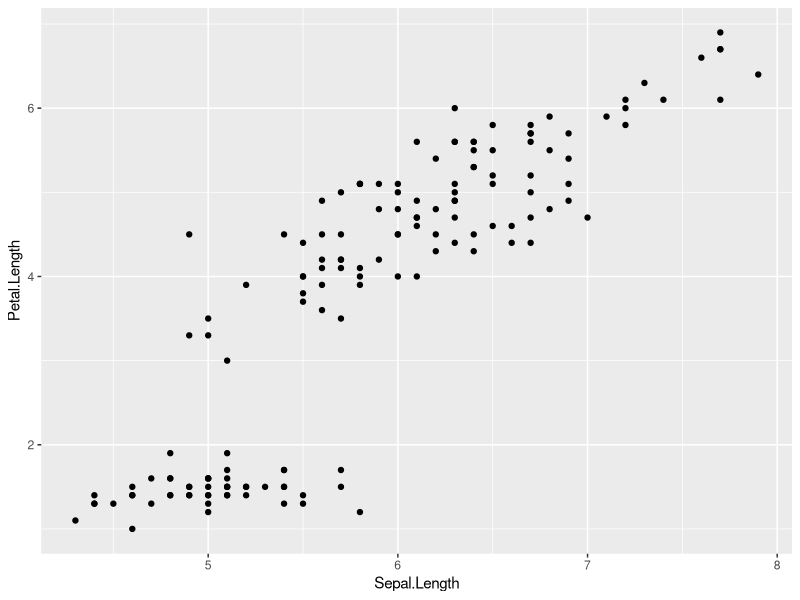
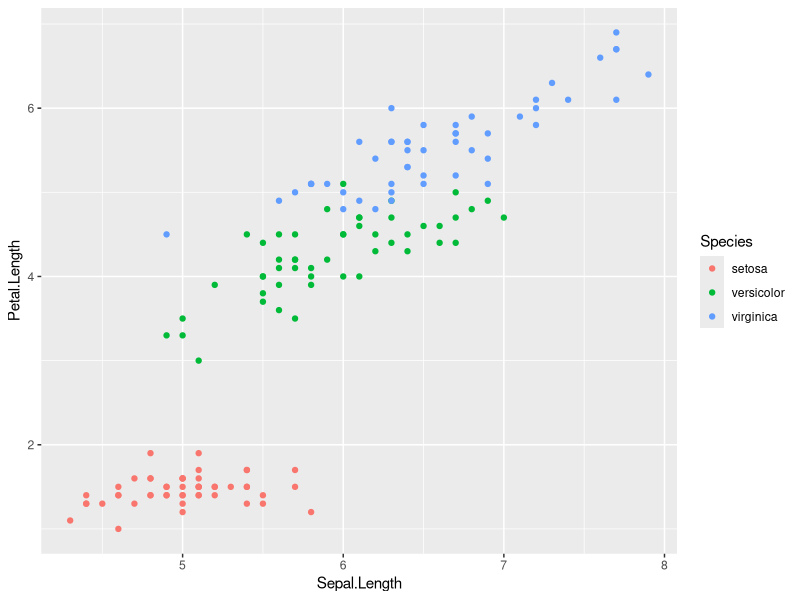
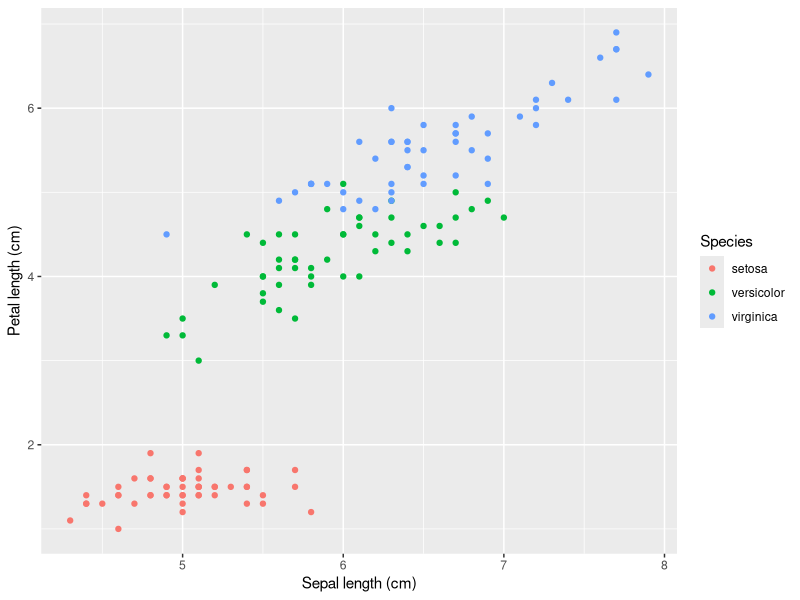
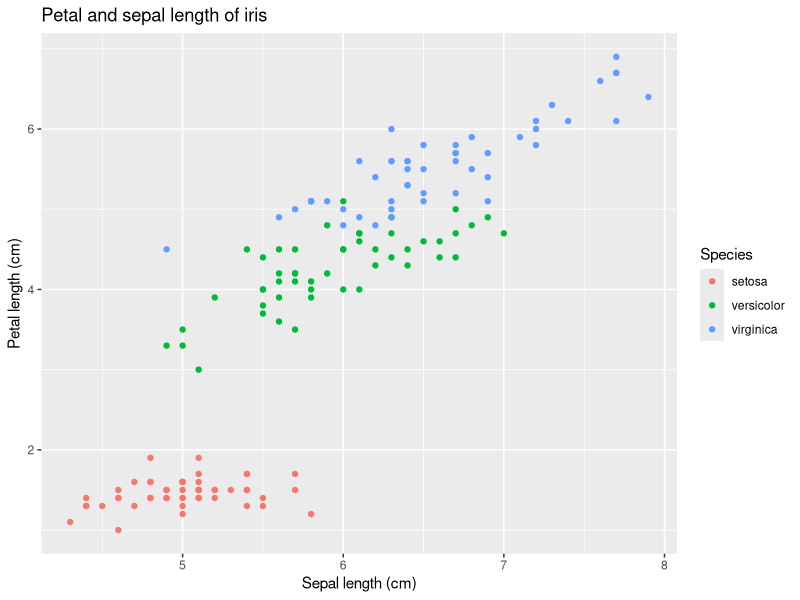
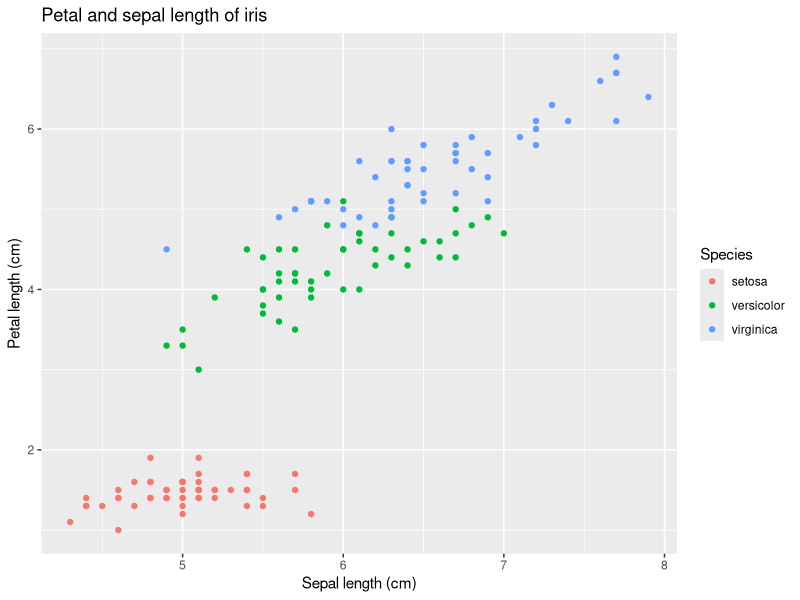
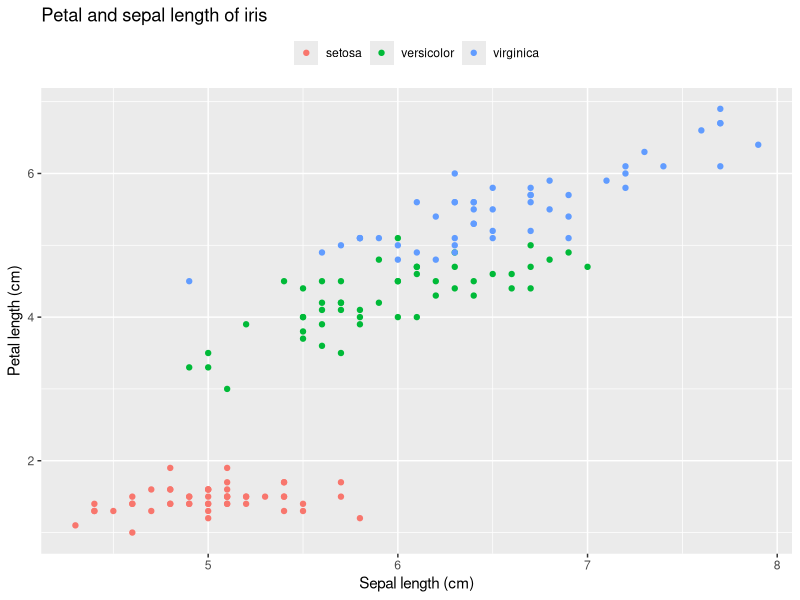
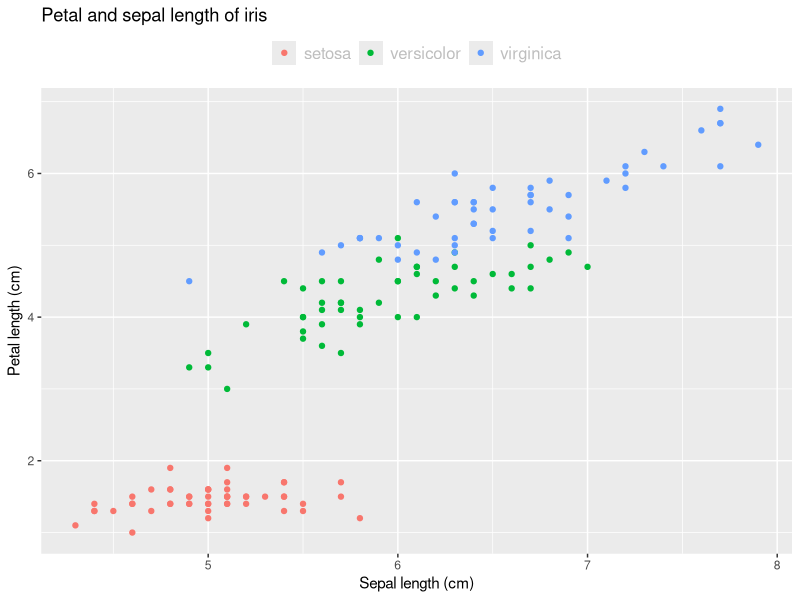
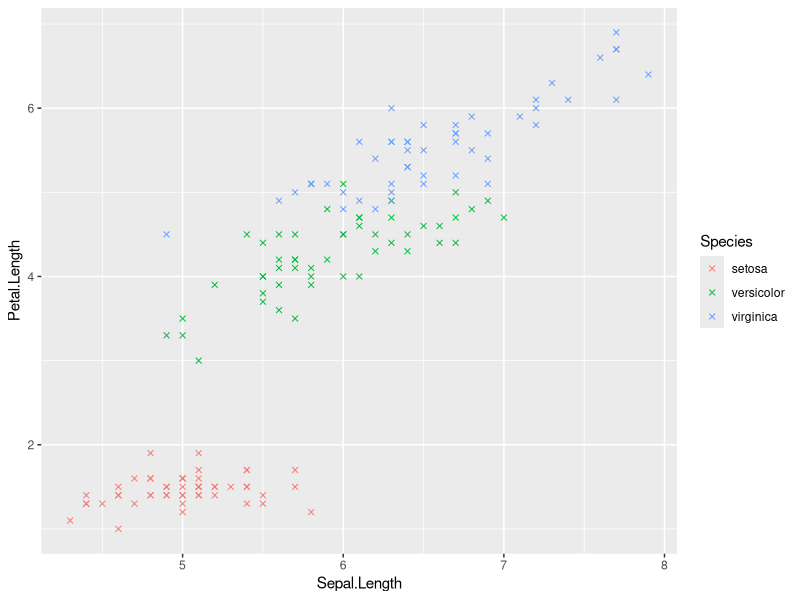

The R script that drew these images, in order:
## ---- chunk 1
knitr::opts_chunk$set(echo = TRUE, warning=FALSE, message=FALSE )
## ---- chunk 2
# Install new packages
#install.packages("tidyverse")

# Library packages
library(tidyverse)
## ---- chunk 3
str(iris)
head(iris)
## ---- chunk 4
str(mpg)
head(mpg)
## ---- chunk 5
ggplot(iris, aes(Sepal.Length, Petal.Length)) +
  geom_point()
## ---- chunk 6
p <- ggplot(iris, aes(Sepal.Length, Petal.Length, colour = Species)) +
  geom_point()

p
## ---- chunk 7
p2 <- p + labs(y="Petal length (cm)", x = "Sepal length (cm)")

p2
## ---- chunk 8
p2 + ggtitle("Petal and sepal length of iris") 
## ---- chunk 9
p3 <- ggplot(iris, aes(Sepal.Length, Petal.Length, colour = Species)) +
  geom_point() +
  labs(y="Petal length (cm)", x = "Sepal length (cm)") +
  ggtitle("Petal and sepal length of iris")

p3
## ---- chunk 10
p3 + 
  theme(legend.title=element_blank(),
        legend.position="top")
## ---- chunk 11
?theme
## ---- chunk 12
p3 + 
  theme(legend.title=element_blank(),
        legend.position="top",
        legend.text = element_text(colour = "grey", size = 12)) 
## ---- chunk 13
p4 <- ggplot(iris, aes(Sepal.Length, Petal.Length, colour = Species)) +
  geom_point(shape = 4)
p4
## ---- chunk 14
p5 <- p4 +
  geom_smooth(method = lm)
p5
## ---- chunk 15
p5 +
  facet_wrap(. ~ Species) + 
  theme(legend.position = "none")
## ---- chunk 16
p6 <- ggplot(mpg, aes(x = fct_infreq(manufacturer))) +
  geom_bar(fill = "#005EB8")

p6
## ---- chunk 17
p6 + 
  theme_minimal() +
  labs(y="Count", x = "Manufacturer")  +
  geom_text(stat = "count", aes(label = after_stat(count)), vjust = 0) +
  theme(axis.text.x = element_text(angle = 45))
## ---- chunk 18
ggplot(data=mpg, aes(x=hwy)) +
    geom_histogram(
      col="white",
       fill="#005EB8",
       binwidth = 5)
## ---- chunk 19
p7 <- ggplot(mpg, aes(x = fct_infreq(manufacturer), fill = drv)) +
  geom_bar() 

p7
## ---- chunk 20
p7 +
  scale_fill_manual(values=c("#005EB8", "#009639", "#ED8B00"))+
  geom_text(stat = "count", aes(label = after_stat(count)), position = position_stack(vjust = 0.5))+
  theme(axis.text.x = element_text(angle = 45)) +
  labs(y="Count", x = "Manufacturer")
## ---- chunk 21
tree_data <- data.frame(
x = c(10,11,12,10,11,12,10,11,12,3,4,5,6,7,8,9,10,11,12,13,14,15,16,17,18,19,4,5,6,7,8,9,10,11,12,13,14,15,16,17,18,4,5,6,7,8,9,10,11,12,13,14,15,16,17,18,5,6,7,8,9,10,11,12,13,14,15,16,17,5,6,7,8,9,10,11,12,13,14,15,16,17,6,7,8,9,10,11,12,13,14,15,16,6,7,8,9,10,11,12,13,14,15,16,7,8,9,10,11,12,13,14,15,7,8,9,10,11,12,13,14,15,8,9,10,11,12,13,14,8,9,10,11,12,13,14,9,10,11,12,13,10,11,12,10,11,12,11,6,7,8,6,7,8,3,4,3,4,14,15,16,14,15,16,18,19,18,19),
y = c(1,1,1,2,2,2,3,3,3,4,4,4,4,4,4,4,4,4,4,4,4,4,4,4,4,4,5,5,5,5,5,5,5,5,5,5,5,5,5,5,5,6,6,6,6,6,6,6,6,6,6,6,6,6,6,6,7,7,7,7,7,7,7,7,7,7,7,7,7,8,8,8,8,8,8,8,8,8,8,8,8,8,9,9,9,9,9,9,9,9,9,9,9,10,10,10,10,10,10,10,10,10,10,10,11,11,11,11,11,11,11,11,11,12,12,12,12,12,12,12,12,12,13,13,13,13,13,13,13,14,14,14,14,14,14,14,15,15,15,15,15,16,16,16,17,17,17,18,1,1,1,2,2,2,1,1,2,2,1,1,1,2,2,2,1,1,2,2),
colour = c("#402F1D","#402F1D","#402F1D","#402F1D","#402F1D","#402F1D","#402F1D","#402F1D",
"#402F1D","#006747","#006747","#006747","#006747","#006747","#006747","#006747",
"#006747","#006747","#006747","#006747","#006747","#006747","#006747","#006747",
"#006747","#006747","#006747","#006747","#006747","#006747","#006747","#006747",
"#006747","#006747","#006747","#006747","#006747","#006747","#006747","#006747",
"#006747","#006747","#006747","#006747","#006747","#006747","#006747","#006747",
"#006747","#006747","#006747","#006747","#006747","#006747","#006747","#006747",
"#006747","#006747","#006747","#006747","#006747","#006747","#006747","#006747",
"#006747","#006747","#006747","#006747","#006747","#006747","#006747","#006747",
"#006747","#006747","#006747","#006747","#006747","#006747","#006747","#006747",
"#006747","#006747","#006747","#006747","#006747","#006747","#006747","#006747",
"#006747","#006747","#006747","#006747","#006747","#006747","#006747","#006747",
"#006747","#006747","#006747","#006747","#006747","#006747","#006747","#006747",
"#006747","#006747","#006747","#006747","#006747","#006747","#006747","#006747",
"#006747","#006747","#006747","#006747","#006747","#006747","#006747","#006747",
"#006747","#006747","#006747","#006747","#006747","#006747","#006747","#006747",
"#006747","#006747","#006747","#006747","#006747","#006747","#006747","#006747",
"#006747","#006747","#006747","#006747","#006747","#006747","#006747","#006747",
"#006747","#006747","#006747","#006747","#330072","#330072","#330072","#330072",
"#330072","#330072","#DA291C","#DA291C","#DA291C","#DA291C","#DA291C","#DA291C",
"#DA291C","#DA291C","#DA291C","#DA291C","#330072","#330072","#330072","#330072")
)
## ---- chunk 22
tree <- ggplot() +
  geom_tile(data = tree_data, aes(x = x, y = y, fill = colour)) +
  scale_fill_identity() +
  theme_bw() +
  scale_x_continuous(breaks = NULL) +
  scale_y_continuous(breaks = NULL) +
  labs(x = "", y = "")
tree
## ---- chunk 23
Desired.Lights <- 50
Total.Lights <- sum(round(Desired.Lights * 0.35) + round(Desired.Lights * 0.20) + 
                      round(Desired.Lights * 0.17) + round(Desired.Lights * 0.13) +
                      round(Desired.Lights * 0.10) + round(Desired.Lights * 0.05))

Lights <- data.frame(Lights.X = c(round(runif(round(Desired.Lights * 0.35), 4, 18), 0),
                                       round(runif(round(Desired.Lights * 0.20), 5, 17), 0),
                                       round(runif(round(Desired.Lights * 0.17), 6, 16), 0),
                                       round(runif(round(Desired.Lights * 0.13), 7, 15), 0),
                                       round(runif(round(Desired.Lights * 0.10), 8, 14), 0),
                                       round(runif(round(Desired.Lights * 0.05), 10, 12), 0)))
Lights$Lights.Y <- c(round(runif(round(Desired.Lights * 0.35), 4, 6), 0),
                          round(runif(round(Desired.Lights * 0.20), 7, 8), 0),
                          round(runif(round(Desired.Lights * 0.17), 9, 10), 0),
                          round(runif(round(Desired.Lights * 0.13), 11, 12), 0),
                          round(runif(round(Desired.Lights * 0.10), 13, 14), 0),
                          round(runif(round(Desired.Lights * 0.05), 15, 17), 0))
Lights$Lights.Colour <- c(round(runif(Total.Lights, 1, 4), 0))
## ---- chunk 24
tree <- tree +
          geom_point(data = Lights, aes(x = Lights.X, y = Lights.Y, alpha = Lights.Colour),
                     colour = "#f3e7d3", shape = 16) +
          theme(legend.position = "none")
tree
## ---- chunk 25
Baubles <- data.frame(Bauble.X = c(6, 9, 15, 17, 5, 13, 16, 7, 10, 14, 7, 9, 11, 
                                   14, 8, 14, 9, 12, 11, 12, 14, 11, 17, 10))
Baubles$Bauble.Y <- c(4, 5, 4, 4, 5, 5, 5, 6, 6, 6, 8, 8, 8, 8, 10,
                      10, 11, 11, 12, 13, 10, 16, 7, 14)
Baubles$Bauble.Colour <- factor(c(1, 2, 2, 3, 2, 3, 1, 3, 1, 1, 1, 2, 1, 2,
                                  3, 3, 2, 1, 3, 2, 1, 3, 3, 1))
Baubles$Bauble.Size <- c(1, 3, 1, 1, 2, 1, 2, 2, 2, 1, 1, 1, 3, 3, 3,
                         2, 3, 1, 1, 2, 2, 3, 3, 2)
## ---- chunk 26
tree <- tree + 
          geom_point(data = Baubles, aes(x = Bauble.X, y = Bauble.Y, 
                                         colour = Bauble.Colour, size = Bauble.Size),
                     shape = 16) +
          scale_colour_manual(values = c("#00A499", "#ED8B00", "#AE2573")) +
          scale_size_area(max_size = 12)
tree
## ---- chunk 27
tree <- tree +
          geom_segment(aes(x = 2.5, xend = 4.5, y = 1.5, yend = 1.5), colour = "#0072CE", size = 2) +
          geom_segment(aes(x = 5.5, xend = 8.5, y = 1.5, yend = 1.5), colour = "#00A499", size = 2) +
          geom_segment(aes(x = 13.5, xend = 16.5, y = 1.5, yend = 1.5), colour = "#0072CE", size = 2) +
          geom_segment(aes(x = 17.5, xend = 19.5, y = 1.5, yend = 1.5), colour = "#00A499", size = 2) +
          geom_segment(aes(x = 3.5, xend = 3.5, y = 0.5, yend = 2.5), colour = "#0072CE", size = 2) +
          geom_segment(aes(x = 7.0, xend = 7.0, y = 0.5, yend = 2.5), colour = "#00A499", size = 2) +
          geom_segment(aes(x = 15.0, xend = 15.0, y = 0.5, yend = 2.5), colour = "#0072CE", size = 2) +
          geom_segment(aes(x = 18.5, xend = 18.5, y = 0.5, yend = 2.5), colour = "#00A499", size = 2)
tree
## ---- chunk 28
tree <- tree +
          annotate("text", x = 11, y = 20, label = "Merry Christmas!", 
                   family = "mono", size = 12)
tree
